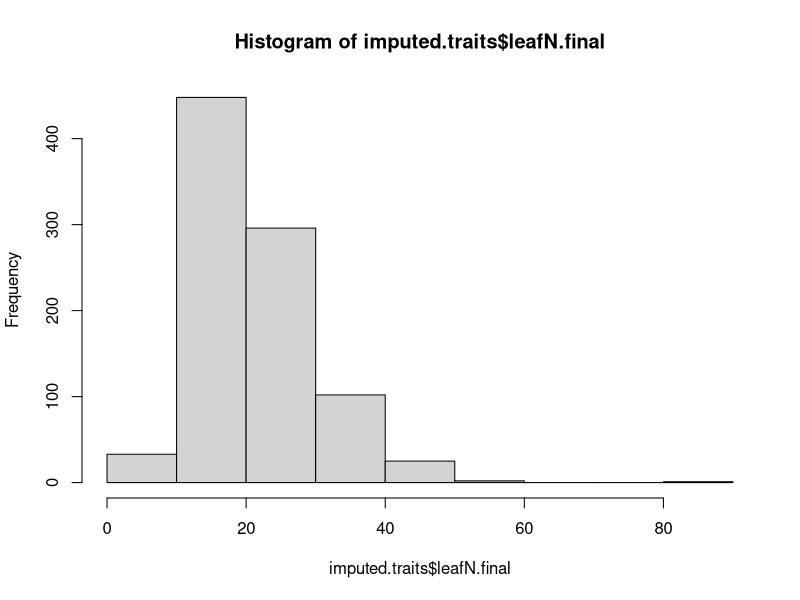
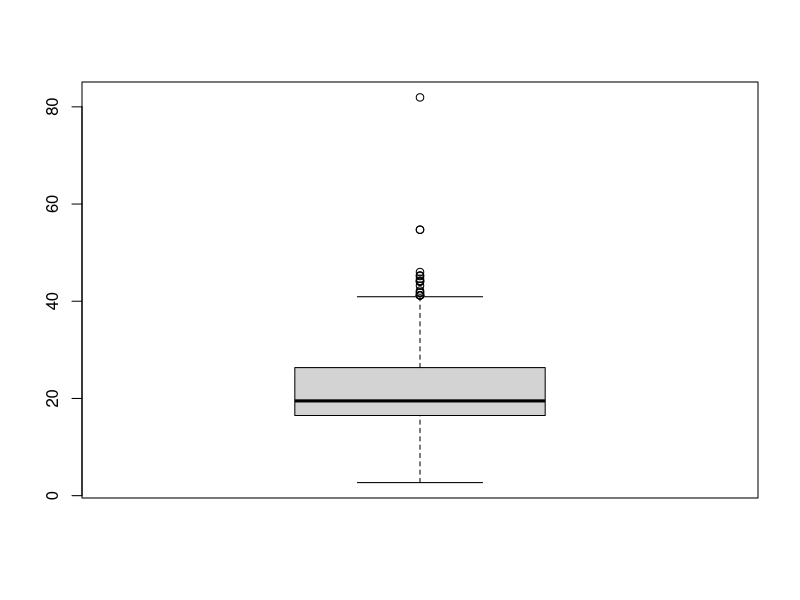
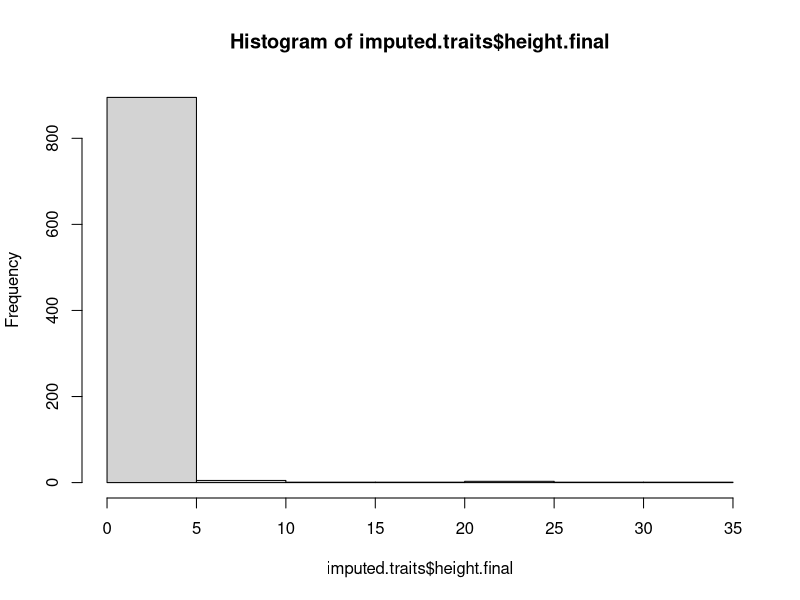
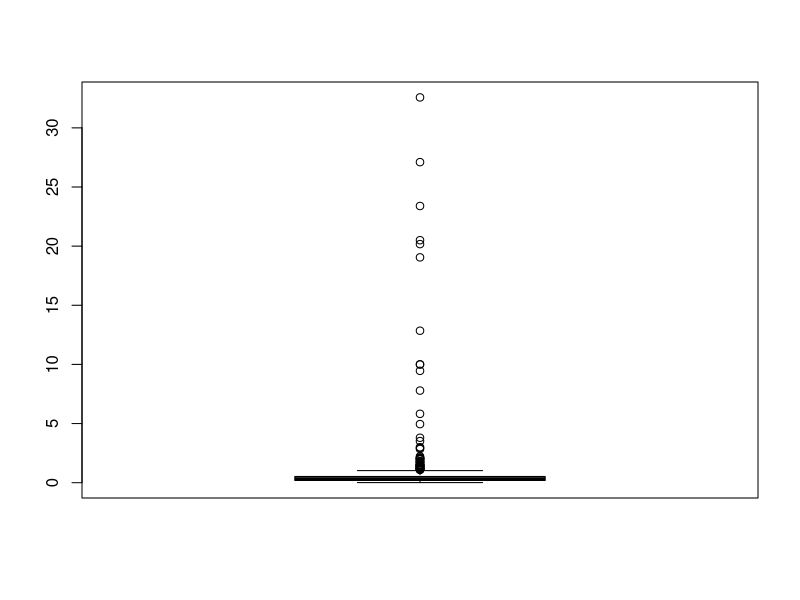
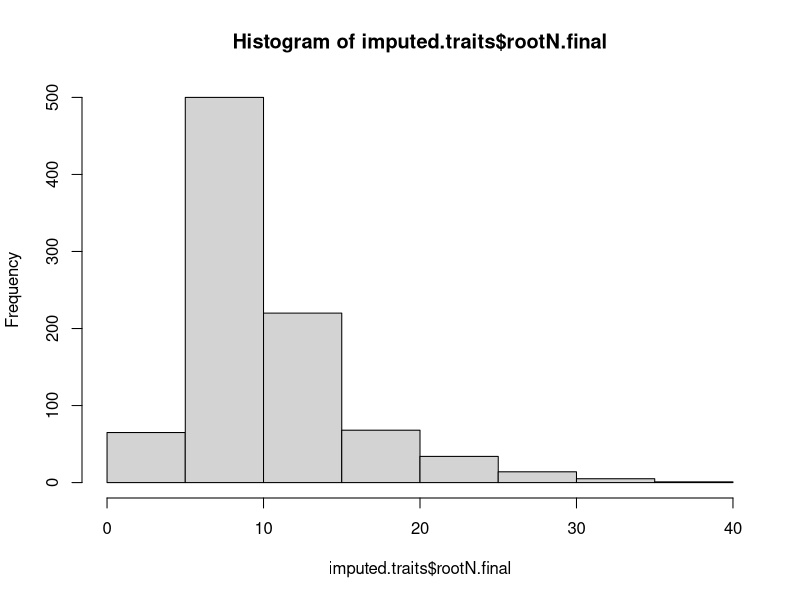
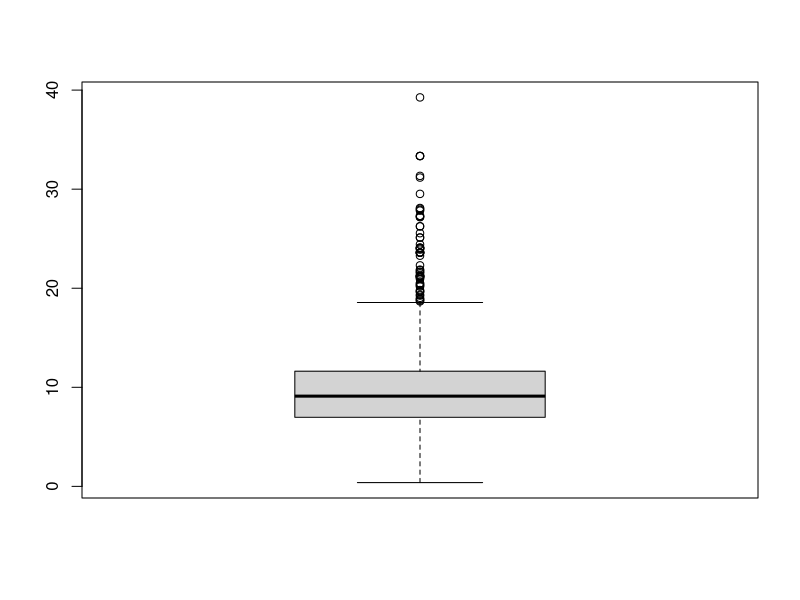
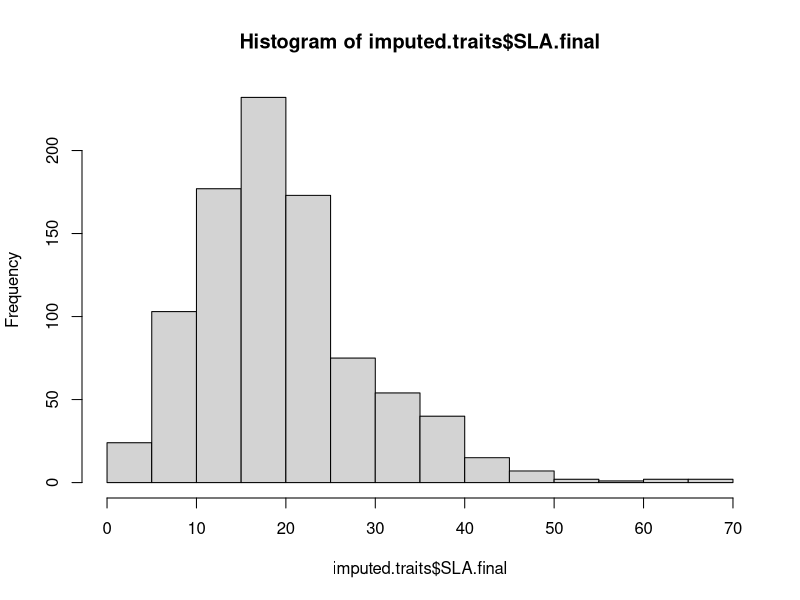
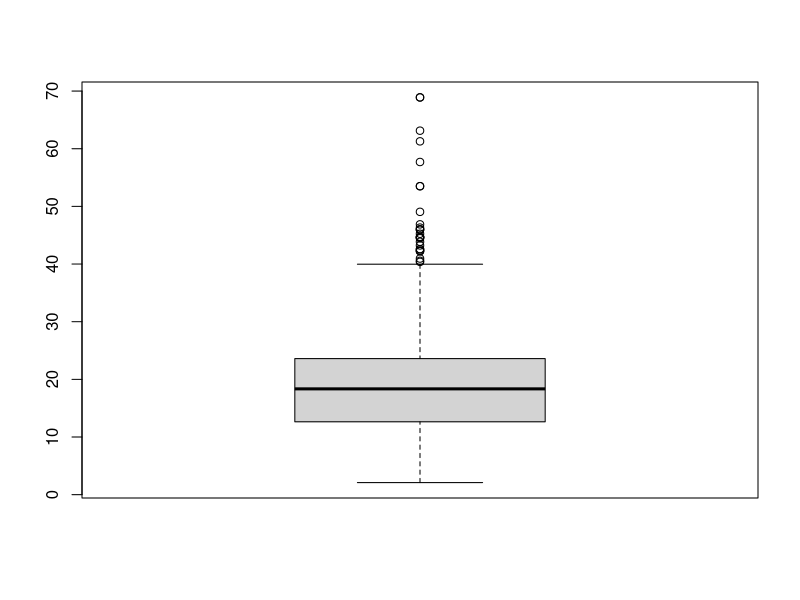

The R source for these figures, in order: (Note: this script raises an error after producing the figures.)
#### imputed.traits.final ####
# model of trait data with complete cases for all species

imputed.traits = read.csv("./Formatted.Data/Revisions/imputed.traits.final.csv",row.names = 1)

#### checking for trait outliers from trait data without woody species ####
# not going to remove outliers since need complete cases of traits for individuals to be included in analyses using lmer

hist(imputed.traits$leafN.final)
boxplot(imputed.traits$leafN.final)
mean = mean(imputed.traits$leafN.final, na.rm = TRUE)
std = sd(imputed.traits$leafN.final, na.rm = TRUE)
Tmin = mean-(3*std)
Tmax = mean+(3*std)
sort(imputed.traits$leafN.final[which(imputed.traits$leafN.final <Tmin | imputed.traits$leafN.final > Tmax)])
# removed leafN 46.00560 54.71597 54.71597 81.93849
# percent removed 
table(is.na(imputed.traits$leafN.final))
958-368
2/590*100 #0.34%

hist(imputed.traits$height.final)
boxplot(imputed.traits$height.final)
mean = mean(imputed.traits$height.final, na.rm = TRUE)
std = sd(imputed.traits$height.final, na.rm = TRUE)
Tmin = mean-(3*std)
Tmax = mean+(3*std)
sort(imputed.traits$height.final[which(imputed.traits$height.final <Tmin | imputed.traits$height.final > Tmax)])
# removed height 7.787850  9.457333 10.000000 10.000000 12.848467 19.050000 20.170667 20.501000 23.394667 27.101857 32.573656
# percent removed 
table(is.na(imputed.traits$height.final))
958-216
14/742*100 #1.89%

hist(imputed.traits$rootN.final)
boxplot(imputed.traits$rootN.final)
mean = mean(imputed.traits$rootN.final, na.rm = TRUE)
std = sd(imputed.traits$rootN.final, na.rm = TRUE)
Tmin = mean-(3*std)
Tmax = mean+(3*std)
sort(imputed.traits$rootN.final[which(imputed.traits$rootN.final <Tmin | imputed.traits$rootN.final > Tmax)])
# remove rootN 25.55616 - 39.26274
# percent removed 
table(is.na(imputed.traits$rootN.final))
958-613
6/345*100 #1.74%

hist(imputed.traits$SLA.final)
boxplot(imputed.traits$SLA.final)
mean = mean(imputed.traits$SLA.final, na.rm = TRUE)
std = sd(imputed.traits$SLA.final, na.rm = TRUE)
Tmin = mean-(3*std)
Tmax = mean+(3*std)
sort(imputed.traits$SLA.final[which(imputed.traits$SLA.final <Tmin | imputed.traits$SLA.final > Tmax)])
# remove SLA: 49.05439 53.50000 53.50000 57.70000 61.28000 63.13000 68.90000 68.90000
# percent removed 
table(is.na(imputed.traits$SLA.final))
958-244
8/714*100 #1.12%

hist(imputed.traits$root.depth.final)
boxplot(imputed.traits$root.depth.final)
mean = mean(imputed.traits$root.depth.final, na.rm = TRUE)
std = sd(imputed.traits$root.depth.final, na.rm = TRUE)
Tmin = mean-(3*std)
Tmax = mean+(3*std)
sort(imputed.traits$root.depth.final[which(imputed.traits$root.depth.final <Tmin | imputed.traits$root.depth.final > Tmax)])
# remove depth 2.915000 - 6.451600
# percent removed 
table(is.na(imputed.traits$root.depth.final))
958-478
15/480*100 #3.13%

hist(imputed.traits$RTD.final)
boxplot(imputed.traits$RTD.final)
mean = mean(imputed.traits$RTD.final, na.rm = TRUE)
std = sd(imputed.traits$RTD.final, na.rm = TRUE)
Tmin = mean-(3*std)
Tmax = mean+(3*std)
sort(imputed.traits$RTD.final[which(imputed.traits$RTD.final <Tmin | imputed.traits$RTD.final > Tmax)])
# remove RTD 0.7460162 - 1.4757011
# percent removed 
table(is.na(imputed.traits$RTD.final))
958-581
1/377*100 #0.27%

hist(imputed.traits$SRL.final)
boxplot(imputed.traits$SRL.final)
mean = mean(imputed.traits$SRL.final, na.rm = TRUE)
std = sd(imputed.traits$SRL.final, na.rm = TRUE)
Tmin = mean-(3*std)
Tmax = mean+(3*std)
sort(imputed.traits$SRL.final[which(imputed.traits$SRL.final <Tmin | imputed.traits$SRL.final > Tmax)])
# remove SRL 437.3523-808.0298
# percent removed 
table(is.na(imputed.traits$SRL.final))
958-575
10/383*100 #2.61%

hist(imputed.traits$rootDiam.final)
boxplot(imputed.traits$rootDiam.final)
mean = mean(imputed.traits$rootDiam.final, na.rm = TRUE)
std = sd(imputed.traits$rootDiam.final, na.rm = TRUE)
Tmin = mean-(3*std)
Tmax = mean+(3*std)
sort(imputed.traits$rootDiam.final[which(imputed.traits$rootDiam.final <Tmin | imputed.traits$rootDiam.final > Tmax)])
# remove diam 1.200000 1.396500 1.640000 1.850000 1.963333 4.830000
# percent removed 
table(is.na(imputed.traits$rootDiam.final))
958-556
4/402*100 #0.995%

hist(imputed.traits$RMF.final)
boxplot(imputed.traits$RMF.final)
mean = mean(imputed.traits$RMF.final, na.rm = TRUE)
std = sd(imputed.traits$RMF.final, na.rm = TRUE)
Tmin = mean-(3*std)
Tmax = mean+(3*std)
sort(imputed.traits$RMF.final[which(imputed.traits$RMF.final <Tmin | imputed.traits$RMF.final > Tmax)])
# remove RMF: 0.7670084 0.7670084 0.7670084 0.7670084 0.7768355 0.7995028 0.7995028 0.8274671 0.8274671 0.8630137
# percent removed 
table(is.na(imputed.traits$RMF.final))
958-556
4/402*100 #0.995%


# 94 total removed because some removed with multiple traits
imputed.traits.2 = imputed.traits %>%
  filter(round(leafN.final, 5) < 46.00560) %>% # 4
  filter(round(height.final, 5) < 7.787850) %>% # 11
  filter(round(rootN.final, 5) < 25.55616) %>% # 18
  filter(round(SLA.final, 5) < 49.05439) %>% # 8
  filter(round(root.depth.final, 5) < 2.915000) %>% # 15
  filter(round(RTD.final, 5) < 0.7460162) %>% # 11
  filter(round(SRL.final, 5) < 437.3523) %>% # 21
  filter(round(rootDiam.final, 5) < 1.200000) %>% # 6
  filter(round(RMF.final, 5) < 0.7670084) # 10


# look at correlations between traits
cor.traits.impute = cor(imputed.traits.2[,c(26:34)],use = "pairwise") 
corrplot(cor.traits.impute, method="number",tl.col = "black", bg = "gray70",is.corr = TRUE,
         col.lim = c(-1,1), col = COL2('BrBG', 200), addgrid.col = "black")
# highest correlation is -0.31 and 0.35

imputed.traits.3 = scale(imputed.traits.2[,c(26:34)])
imputed.traits.4 = cbind(imputed.traits.2[,c(1:3)],imputed.traits.3)

# 907 data points estimating 11 variables

imputed.traits.model = lmer(cover.change ~ leafN.final + height.final + rootN.final + SLA.final + root.depth.final + rootDiam.final +
                              SRL.final + RTD.final + RMF.final + (1|site_code) + (1|Taxon), data = imputed.traits.4)
summary(imputed.traits.model)
# nothing significant

plot(imputed.traits.model)
output.plot = allEffects(imputed.traits.model)
plot(output.plot)
hist(resid(imputed.traits.model))

# Add interaction between RTD and SRL

imputed.traits.model.interact = lmer(cover.change ~ leafN.final + height.final + rootN.final + SLA.final + root.depth.final + rootDiam.final +
                                       SRL.final + RTD.final + RMF.final + SRL.final*RTD.final + (1|site_code) + (1|Taxon), data = imputed.traits.4)
summary(imputed.traits.model.interact)
# nothing is significant

#### imputed.traits.final lifespan ####

imputed.traits = read.csv("./Formatted.Data/Revisions/imputed.traits.final.csv",row.names = 1)

table(imputed.traits$local_lifespan)

annual.imputed = imputed.traits %>%
  filter(local_lifespan == "ANNUAL")
perennial.imputed = imputed.traits %>%
  filter(local_lifespan == "PERENNIAL")


# 19 total removed because some removed with multiple traits
annual.imputed.2 = annual.imputed %>%
  filter(round(leafN.final, 5) < 46.00560) %>% # 4
  filter(round(height.final, 5) < 7.787850) %>% # 11
  filter(round(rootN.final, 5) < 25.55616) %>% # 18
  filter(round(SLA.final, 5) < 49.05439) %>% # 8
  filter(round(root.depth.final, 5) < 2.915000) %>% # 15
  filter(round(RTD.final, 5) < 0.7460162) %>% # 11
  filter(round(SRL.final, 5) < 437.3523) %>% # 21
  filter(round(rootDiam.final, 5) < 1.200000) %>% # 6
  filter(round(RMF.final, 5) < 0.7670084) # 10

annual.imputed.3 = scale(annual.imputed.2[,c(26:34)])
annual.imputed.4 = cbind(annual.imputed.2[,c(1:3)],annual.imputed.3)

annual.impute.model = lmer(cover.change ~ leafN.final + height.final + rootN.final + SLA.final + root.depth.final + rootDiam.final +
                             SRL.final + RTD.final + RMF.final + (1|site_code) + (1|Taxon), data = annual.imputed.4)
summary(annual.impute.model)

# 74 total removed because some removed with multiple traits
perennial.imputed.2 = perennial.imputed %>%
  filter(round(leafN.final, 5) < 46.00560) %>% # 4
  filter(round(height.final, 5) < 7.787850) %>% # 11
  filter(round(rootN.final, 5) < 25.55616) %>% # 18
  filter(round(SLA.final, 5) < 49.05439) %>% # 8
  filter(round(root.depth.final, 5) < 2.915000) %>% # 15
  filter(round(RTD.final, 5) < 0.7460162) %>% # 11
  filter(round(SRL.final, 5) < 437.3523) %>% # 21
  filter(round(rootDiam.final, 5) < 1.200000) %>% # 6
  filter(round(RMF.final, 5) < 0.7670084) # 10

perennial.imputed.3 = scale(perennial.imputed.2[,c(26:34)])
perennial.imputed.4 = cbind(perennial.imputed.2[,c(1:3)],perennial.imputed.3)

perennial.impute.model = lmer(cover.change ~ leafN.final + height.final + rootN.final + SLA.final + root.depth.final + rootDiam.final +
                                SRL.final + RTD.final + RMF.final + (1|site_code) + (1|Taxon), data = perennial.imputed.4)
summary(perennial.impute.model)
# RTD is significant

#### imputed.traits.final functional group ####

imputed.traits = read.csv("./Formatted.Data/Revisions/imputed.traits.final.csv",row.names = 1)

table(imputed.traits$functional_group)

forb.imputed = imputed.traits %>%
  filter(functional_group == "FORB")
grass.imputed = imputed.traits %>%
  filter(functional_group == "GRASS")

# 29 total removed because some removed with multiple traits
forb.imputed.2 = forb.imputed %>%
  filter(round(leafN.final, 5) < 46.00560) %>% # 4
  filter(round(height.final, 5) < 7.787850) %>% # 11
  filter(round(rootN.final, 5) < 25.55616) %>% # 18
  filter(round(SLA.final, 5) < 49.05439) %>% # 8
  filter(round(root.depth.final, 5) < 2.915000) %>% # 15
  filter(round(RTD.final, 5) < 0.7460162) %>% # 11
  filter(round(SRL.final, 5) < 437.3523) %>% # 21
  filter(round(rootDiam.final, 5) < 1.200000) %>% # 6
  filter(round(RMF.final, 5) < 0.7670084) # 10

forb.imputed.3 = scale(forb.imputed.2[,c(26:34)])
forb.imputed.4 = cbind(forb.imputed.2[,c(1:3)],forb.imputed.3)

forb.impute.model = lmer(cover.change ~ leafN.final + height.final + rootN.final + SLA.final + root.depth.final + rootDiam.final +
                           SRL.final + RTD.final + RMF.final + (1|site_code) + (1|Taxon), data = forb.imputed.4)
summary(forb.impute.model)

# 14 total removed because some removed with multiple traits
grass.imputed.2 = grass.imputed %>%
  filter(round(leafN.final, 5) < 46.00560) %>% # 4
  filter(round(height.final, 5) < 7.787850) %>% # 11
  filter(round(rootN.final, 5) < 25.55616) %>% # 18
  filter(round(SLA.final, 5) < 49.05439) %>% # 8
  filter(round(root.depth.final, 5) < 2.915000) %>% # 15
  filter(round(RTD.final, 5) < 0.7460162) %>% # 11
  filter(round(SRL.final, 5) < 437.3523) %>% # 21
  filter(round(rootDiam.final, 5) < 1.200000) %>% # 6
  filter(round(RMF.final, 5) < 0.7670084) # 10

grass.imputed.3 = scale(grass.imputed.2[,c(26:34)])
grass.imputed.4 = cbind(grass.imputed.2[,c(1:3)],grass.imputed.3)

grass.impute.model = lmer(cover.change ~ leafN.final + height.final + rootN.final + SLA.final + root.depth.final + rootDiam.final +
                            SRL.final + RTD.final + RMF.final + (1|site_code) + (1|Taxon), data = grass.imputed.4)
summary(grass.impute.model)


#### imputed.traits.final lifespan x functional group ####

imputed.traits = read.csv("./Formatted.Data/Revisions/imputed.traits.final.csv",row.names = 1)

table(imputed.traits$functional_group,imputed.traits$local_lifespan)
# annual forb
# perennial forb
# perennial grass

annual.forb.imputed = imputed.traits %>%
  filter(functional_group == "FORB" & local_lifespan == "ANNUAL")
perennial.forb.imputed = imputed.traits %>%
  filter(functional_group == "FORB" & local_lifespan == "PERENNIAL")
perennial.grass.imputed = imputed.traits %>%
  filter(functional_group == "GRASS" & local_lifespan == "PERENNIAL")


# 3 total removed because some removed with multiple traits
annual.forb.imputed.2 = annual.forb.imputed %>%
  filter(round(leafN.final, 5) < 46.00560) %>% # 4
  filter(round(height.final, 5) < 7.787850) %>% # 11
  filter(round(rootN.final, 5) < 25.55616) %>% # 18
  filter(round(SLA.final, 5) < 49.05439) %>% # 8
  filter(round(root.depth.final, 5) < 2.915000) %>% # 15
  filter(round(RTD.final, 5) < 0.7460162) %>% # 11
  filter(round(SRL.final, 5) < 437.3523) %>% # 21
  filter(round(rootDiam.final, 5) < 1.200000) %>% # 6
  filter(round(RMF.final, 5) < 0.7670084) # 10

annual.forb.imputed.3 = scale(annual.forb.imputed.2[,c(26:34)])
annual.forb.imputed.4 = cbind(annual.forb.imputed.2[,c(1:3)],annual.forb.imputed.3)

annual.forb.impute.model = lmer(cover.change ~ leafN.final + height.final + rootN.final + SLA.final + root.depth.final + rootDiam.final +
                                  SRL.final + RTD.final + RMF.final + (1|site_code) + (1|Taxon), data = annual.forb.imputed.4)
summary(annual.forb.impute.model)

# 25 removed
perennial.forb.imputed.2 = perennial.forb.imputed %>%
  filter(round(leafN.final, 5) < 46.00560) %>% # 4
  filter(round(height.final, 5) < 7.787850) %>% # 11
  filter(round(rootN.final, 5) < 25.55616) %>% # 18
  filter(round(SLA.final, 5) < 49.05439) %>% # 8
  filter(round(root.depth.final, 5) < 2.915000) %>% # 15
  filter(round(RTD.final, 5) < 0.7460162) %>% # 11
  filter(round(SRL.final, 5) < 437.3523) %>% # 21
  filter(round(rootDiam.final, 5) < 1.200000) %>% # 6
  filter(round(RMF.final, 5) < 0.7670084) # 10

perennial.forb.imputed.3 = scale(perennial.forb.imputed.2[,c(26:34)])
perennial.forb.imputed.4 = cbind(perennial.forb.imputed.2[,c(1:3)],perennial.forb.imputed.3)

perennial.forb.impute.model = lmer(cover.change ~ leafN.final + height.final + rootN.final + SLA.final + root.depth.final + rootDiam.final +
                                     SRL.final + RTD.final + RMF.final + (1|site_code) + (1|Taxon), data = perennial.forb.imputed.4)
summary(perennial.forb.impute.model)

# 4 removed
perennial.grass.imputed.2 = perennial.grass.imputed %>%
  filter(round(leafN.final, 5) < 46.00560) %>% # 4
  filter(round(height.final, 5) < 7.787850) %>% # 11
  filter(round(rootN.final, 5) < 25.55616) %>% # 18
  filter(round(SLA.final, 5) < 49.05439) %>% # 8
  filter(round(root.depth.final, 5) < 2.915000) %>% # 15
  filter(round(RTD.final, 5) < 0.7460162) %>% # 11
  filter(round(SRL.final, 5) < 437.3523) %>% # 21
  filter(round(rootDiam.final, 5) < 1.200000) %>% # 6
  filter(round(RMF.final, 5) < 0.7670084) # 10

perennial.grass.imputed.3 = scale(perennial.grass.imputed.2[,c(26:34)])
perennial.grass.imputed.4 = cbind(perennial.grass.imputed.2[,c(1:3)],perennial.grass.imputed.3)

perennial.grass.impute.model = lmer(cover.change ~ leafN.final + height.final + rootN.final + SLA.final + root.depth.final + rootDiam.final +
                                      SRL.final + RTD.final + RMF.final + (1|site_code) + (1|Taxon), data = perennial.grass.imputed.4)
summary(perennial.grass.impute.model)

### Bayes ####

priors <- c(prior(normal(0, 10), class = b))


imputed.traits.model = brm(cover.change ~ leafN.final + height.final + rootN.final + SLA.final + root.depth.final + rootDiam.final +
                 SRL.final + RTD.final + RMF.final + (1|site_code) + (1|Taxon), 
               family = gaussian(),
               prior = priors,
               data = imputed.traits.4)

summary(imputed.traits.model)
plot(imputed.traits.model, nvariables=6, ask=FALSE)
pp_check(imputed.traits.model, ndraws = 500)

annual.impute.model = brm(cover.change ~ leafN.final + height.final + rootN.final + SLA.final + root.depth.final + rootDiam.final +
                            SRL.final + RTD.final + RMF.final + (1|site_code) + (1|Taxon), 
                          family = gaussian(),
                          prior = priors,
                          data = annual.imputed.4)

summary(annual.impute.model)

perennial.impute.model = brm(cover.change ~ leafN.final + height.final + rootN.final + SLA.final + root.depth.final + rootDiam.final +
                            SRL.final + RTD.final + RMF.final + (1|site_code) + (1|Taxon), 
                          family = gaussian(),
                          prior = priors,
                          data = perennial.imputed.4)

summary(perennial.impute.model)

grass.impute.model = brm(cover.change ~ leafN.final + height.final + rootN.final + SLA.final + root.depth.final + rootDiam.final +
                             SRL.final + RTD.final + RMF.final + (1|site_code) + (1|Taxon), 
                           family = gaussian(),
                           prior = priors,
                           data = grass.imputed.4)

forb.impute.model = brm(cover.change ~ leafN.final + height.final + rootN.final + SLA.final + root.depth.final + rootDiam.final +
                           SRL.final + RTD.final + RMF.final + (1|site_code) + (1|Taxon), 
                         family = gaussian(),
                         prior = priors,
                         data = forb.imputed.4)

#### checking for trait outliers from trait data without woody species ####
# not going to remove outliers since need complete cases of traits for individuals to be included in analyses using lmer

imputed.traits = read.csv("./Formatted.Data/Revisions/imputed.traits.NW.final.csv", row.names = 1)

hist(imputed.traits$leafN.final)
boxplot(imputed.traits$leafN.final)
mean = mean(imputed.traits$leafN.final, na.rm = TRUE)
std = sd(imputed.traits$leafN.final, na.rm = TRUE)
Tmin = mean-(3*std)
Tmax = mean+(3*std)
sort(imputed.traits$leafN.final[which(imputed.traits$leafN.final <Tmin | imputed.traits$leafN.final > Tmax)])
# removed leafN 45.18532 45.32000 46.00560 54.71597 54.71597
# percent removed 
table(is.na(imputed.traits$leafN.final))
958-368
2/590*100 #0.34%

hist(imputed.traits$height.final)
boxplot(imputed.traits$height.final)
mean = mean(imputed.traits$height.final, na.rm = TRUE)
std = sd(imputed.traits$height.final, na.rm = TRUE)
Tmin = mean-(3*std)
Tmax = mean+(3*std)
sort(imputed.traits$height.final[which(imputed.traits$height.final <Tmin | imputed.traits$height.final > Tmax)])
# removed height 1.371600 1.383400 1.392886 1.439388 1.462500 1.493520 1.500000 1.750000 1.800000 1.800048 1.828800 1.996670 2.847733 3.800000
# percent removed 
table(is.na(imputed.traits$height.final))
958-216
14/742*100 #1.89%

hist(imputed.traits$rootN.final)
boxplot(imputed.traits$rootN.final)
mean = mean(imputed.traits$rootN.final, na.rm = TRUE)
std = sd(imputed.traits$rootN.final, na.rm = TRUE)
Tmin = mean-(3*std)
Tmax = mean+(3*std)
sort(imputed.traits$rootN.final[which(imputed.traits$rootN.final <Tmin | imputed.traits$rootN.final > Tmax)])
# remove rootN 27.18327 - 39.39083
# percent removed 
table(is.na(imputed.traits$rootN.final))
958-613
6/345*100 #1.74%

hist(imputed.traits$SLA.final)
boxplot(imputed.traits$SLA.final)
mean = mean(imputed.traits$SLA.final, na.rm = TRUE)
std = sd(imputed.traits$SLA.final, na.rm = TRUE)
Tmin = mean-(3*std)
Tmax = mean+(3*std)
sort(imputed.traits$SLA.final[which(imputed.traits$SLA.final <Tmin | imputed.traits$SLA.final > Tmax)])
# remove SLA: 49.05439 53.50000 53.50000 57.70000 61.28000 63.13000 68.90000 68.90000
# percent removed 
table(is.na(imputed.traits$SLA.final))
958-244
8/714*100 #1.12%

hist(imputed.traits$root.depth.final)
boxplot(imputed.traits$root.depth.final)
mean = mean(imputed.traits$root.depth.final, na.rm = TRUE)
std = sd(imputed.traits$root.depth.final, na.rm = TRUE)
Tmin = mean-(3*std)
Tmax = mean+(3*std)
sort(imputed.traits$root.depth.final[which(imputed.traits$root.depth.final <Tmin | imputed.traits$root.depth.final > Tmax)])
# remove depth 6.451600 - 6.451600
# percent removed 
table(is.na(imputed.traits$root.depth.final))
958-478
15/480*100 #3.13%

hist(imputed.traits$RTD.final)
boxplot(imputed.traits$RTD.final)
mean = mean(imputed.traits$RTD.final, na.rm = TRUE)
std = sd(imputed.traits$RTD.final, na.rm = TRUE)
Tmin = mean-(3*std)
Tmax = mean+(3*std)
sort(imputed.traits$RTD.final[which(imputed.traits$RTD.final <Tmin | imputed.traits$RTD.final > Tmax)])
# remove RTD 0.6525000 - 0.9708695
# percent removed 
table(is.na(imputed.traits$RTD.final))
958-581
1/377*100 #0.27%

hist(imputed.traits$SRL.final)
boxplot(imputed.traits$SRL.final)
mean = mean(imputed.traits$SRL.final, na.rm = TRUE)
std = sd(imputed.traits$SRL.final, na.rm = TRUE)
Tmin = mean-(3*std)
Tmax = mean+(3*std)
sort(imputed.traits$SRL.final[which(imputed.traits$SRL.final <Tmin | imputed.traits$SRL.final > Tmax)])
# remove SRL 437.3523-760.8500
# percent removed 
table(is.na(imputed.traits$SRL.final))
958-575
10/383*100 #2.61%

hist(imputed.traits$rootDiam.final)
boxplot(imputed.traits$rootDiam.final)
mean = mean(imputed.traits$rootDiam.final, na.rm = TRUE)
std = sd(imputed.traits$rootDiam.final, na.rm = TRUE)
Tmin = mean-(3*std)
Tmax = mean+(3*std)
sort(imputed.traits$rootDiam.final[which(imputed.traits$rootDiam.final <Tmin | imputed.traits$rootDiam.final > Tmax)])
# remove diam 1.126012 1.396500 1.640000 1.850000 1.963333 4.830000
# percent removed 
table(is.na(imputed.traits$rootDiam.final))
958-556
4/402*100 #0.995%

hist(imputed.traits$RMF.final)
boxplot(imputed.traits$RMF.final)
mean = mean(imputed.traits$RMF.final, na.rm = TRUE)
std = sd(imputed.traits$RMF.final, na.rm = TRUE)
Tmin = mean-(3*std)
Tmax = mean+(3*std)
sort(imputed.traits$RMF.final[which(imputed.traits$RMF.final <Tmin | imputed.traits$RMF.final > Tmax)])
# remove RMF: 0.04850791- 0.8630137
# percent removed 
table(is.na(imputed.traits$RMF.final))
958-556
4/402*100 #0.995%


# 94 total removed because some removed with multiple traits
imputed.traits.2 = imputed.traits %>%
  filter(round(leafN.final, 5) < 45.18532) %>% # 4
  filter(round(height.final, 5) < 1.371600) %>% # 11
  filter(round(rootN.final, 5) < 27.18327) %>% # 18
  filter(round(SLA.final, 5) < 49.05439) %>% # 8
  filter(round(root.depth.final, 5) < 6.451600) %>% # 15
  filter(round(RTD.final, 5) < 0.6525000) %>% # 11
  filter(round(SRL.final, 5) < 437.3523) %>% # 21
  filter(round(rootDiam.final, 5) < 1.126012) %>% # 6
  filter(round(RMF.final, 5) > 0.04850791 & round(RMF.final, 5) < 0.76700839) # 10






